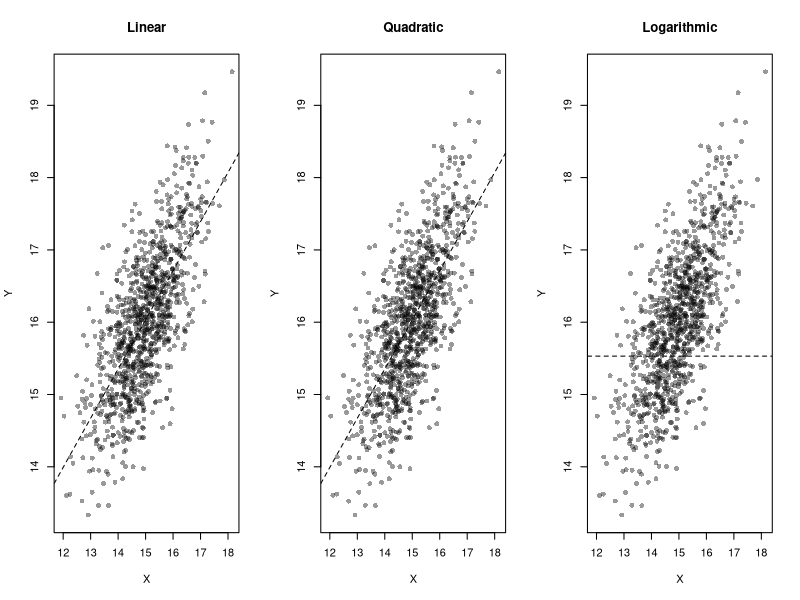

Recreate this plot in R.
## Load library for mvrnorm function
library(MASS)

## Generate data
data <- mvrnorm(n = 1000,
                mu = c(15, 16),
                Sigma = matrix(c(1, .7, .7, 1), nrow = 2, byrow = T)
)
data <- as.data.frame(data)
colnames(data) <- c('x', 'y')

## Perform the regressions
reg <- lm(y ~ x, data = data)
reg2 <- lm(y ~ x^2, data = data)
reg3 <- lm(y ~ exp(x), data = data)

## Create scatterplots of the data with regression lines
par(mfrow = c(1, 3))
plot(x = data$x, y = data$y,
     main = "Linear",
     xlab = 'X', ylab = 'Y',
     pch = 16,
     col = rgb(0/255, 0/255, 0/255, .4)
)
abline(reg, lty = 2)

plot(x = data$x, y = data$y,
     main = "Quadratic",
     xlab = 'X', ylab = 'Y',
     pch = 16,
     col = rgb(0/255, 0/255, 0/255, .4)
)
abline(reg2, lty = 2)

plot(x = data$x, y = data$y,
     main = "Logarithmic",
     xlab = 'X', ylab = 'Y',
     pch = 16,
     col = rgb(0/255, 0/255, 0/255, .4)
)
abline(reg3, lty = 2)